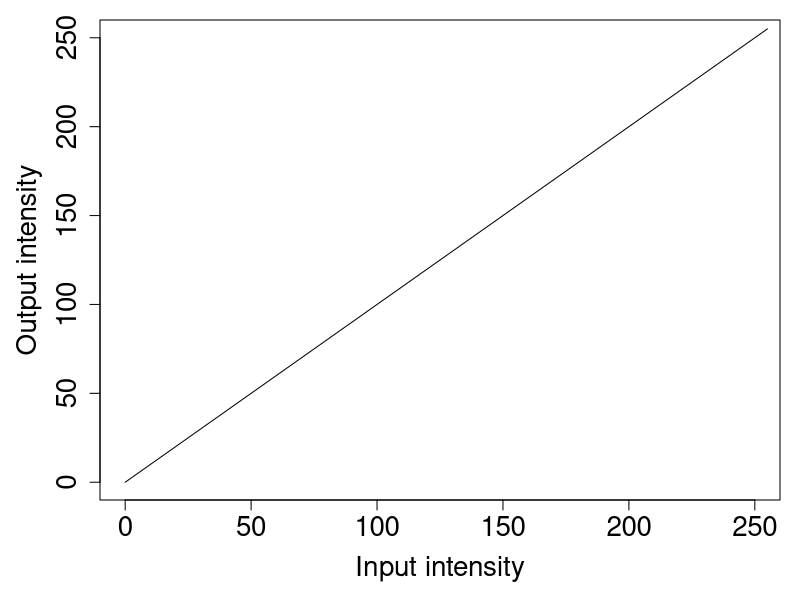
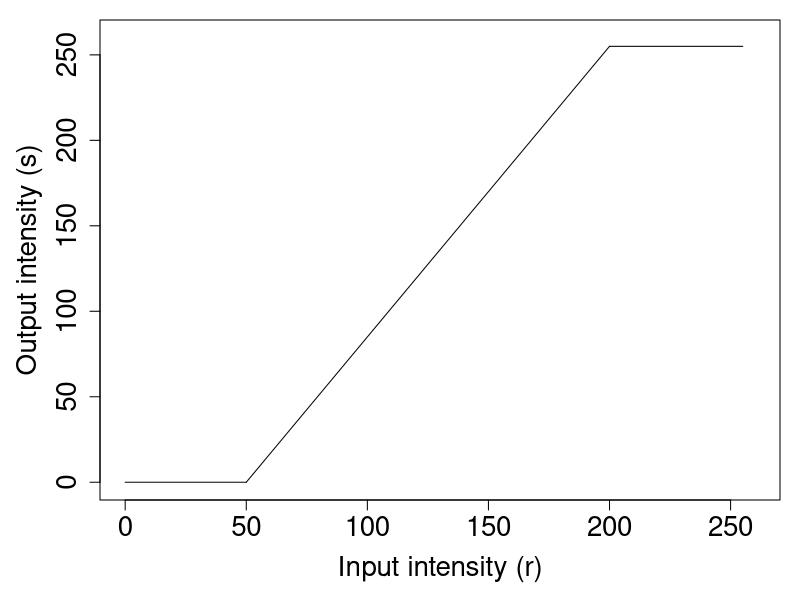
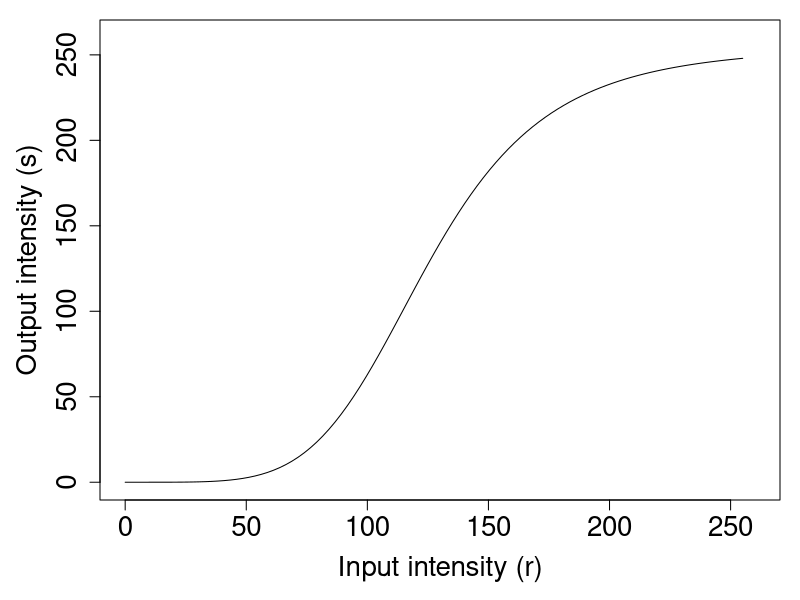

The R source for these figures, in order:
par(ps=20, mar = c(5, 5, 1, 1))
curve(1*x,0,255, xlab="Input intensity", ylab="Output intensity", xlim=c(0, 250), ylim=c(0, 250))
curve((255/150*x-255/3),50,200, axes=F, xlab="", ylab="", xlim=c(0, 260), ylim=c(0, 260))
par(new=T)
curve(0*x,0,50, axes=F, xlab="", ylab="", xlim=c(0, 260), ylim=c(0, 260))
par(new=T)
curve(0*x+255,200,255, xlab="Input intensity (r)", ylab="Output intensity (s)", xlim=c(0, 260), ylim=c(0, 260))
curve(255/(1+(125/x)^5), 0, 255, xlab="Input intensity (r)", 
       ylab="Output intensity (s)", xlim=c(0, 260), ylim=c(0, 260))